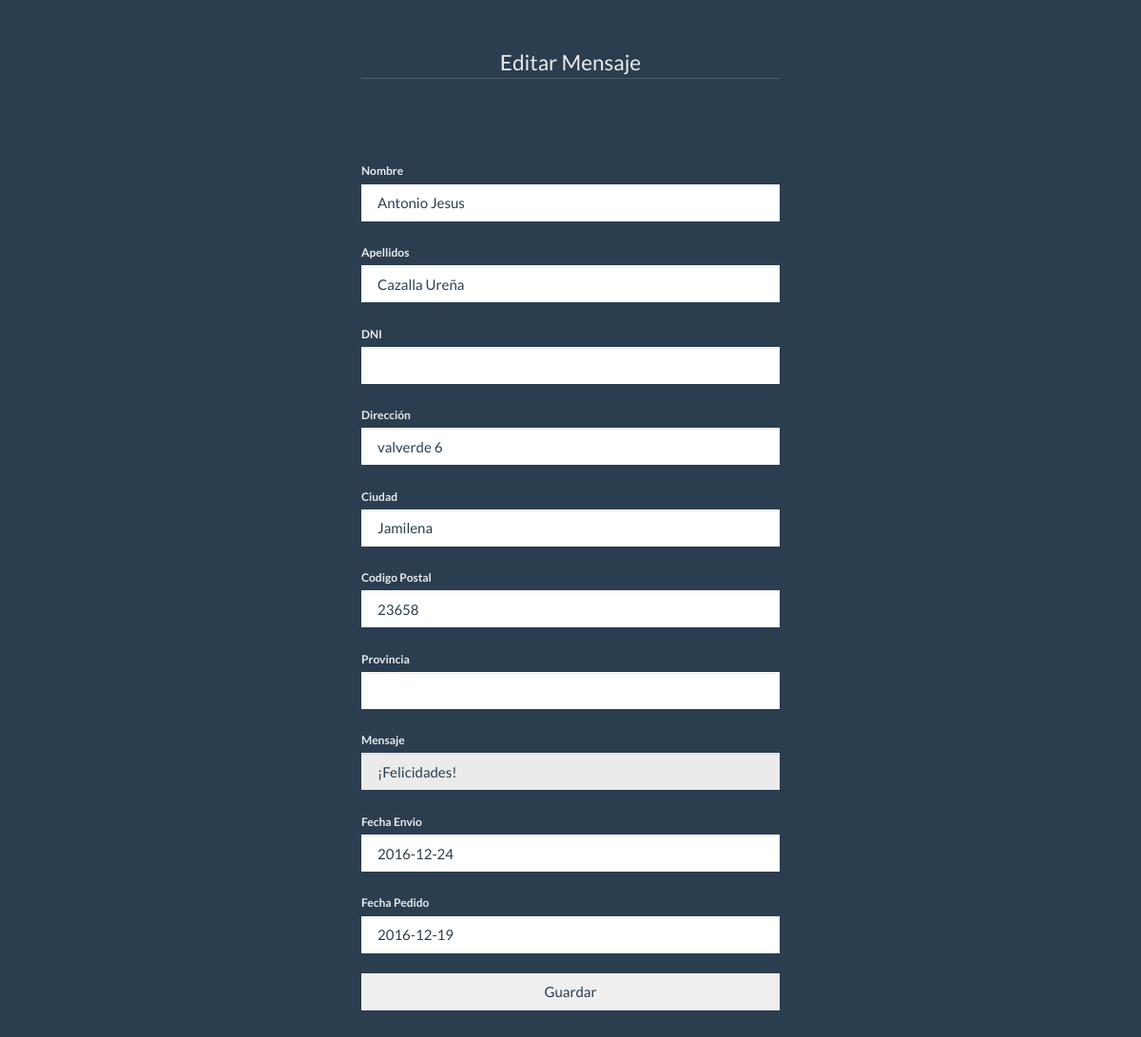
Screenshot of /floristeriahtm/admin/editarpedido.php?id=1 with the database file from the repository.
### tables this page shows
CREATE TABLE `pedido` (
  `id` int(11) NOT NULL,
  `id_usuario` int(11) NOT NULL DEFAULT '0',
  `nombre` varchar(100) NOT NULL DEFAULT '',
  `apellidos` varchar(100) NOT NULL DEFAULT '',
  `direccion` varchar(100) NOT NULL DEFAULT '',
  `cp` varchar(100) NOT NULL DEFAULT '',
  `ciudad` varchar(100) NOT NULL DEFAULT '',
  `provincia` varchar(100) NOT NULL DEFAULT '',
  `fecha_pedido` date DEFAULT NULL,
  `numero_tarjeta` varchar(20) NOT NULL DEFAULT '',
  `tipo_tarjeta` varchar(30) NOT NULL,
  `mes_caducidad` int(11) NOT NULL DEFAULT '0',
  `año_caducidad` int(11) NOT NULL DEFAULT '0',
  `ccv` int(11) NOT NULL DEFAULT '0',
  `fecha_envio` date NOT NULL
);

CREATE TABLE `mensajes` (
  `id` int(11) NOT NULL,
  `mensaje` varchar(100) NOT NULL DEFAULT ''
);

### floristeriahtm/admin/editarpedido.php (the view, shortened to what this page needs)
<!DOCTYPE html>
<html lang="es">
    <head>
        <link href="../css/bootstrap.min.css" rel="stylesheet">
    </head>
    <body>
        <?php
    require("conexion.php");
    $id_pedido = $_GET["id"];
    $conexion = mysqli_connect($db_host, $db_user, $db_password);
    mysqli_select_db($conexion, $db_database) or die ("imposible conectar");
    mysqli_set_charset($conexion,"utf8");
    $consulta1 = "SELECT * FROM pedido WHERE id = '$id_pedido'";
    $resultado1 = mysqli_query($conexion, $consulta1);
    $pedido = mysqli_fetch_array($resultado1);
    $consulta1 = "SELECT * FROM linea_pedido WHERE linea_pedido.id_pedido = '$id_pedido'";
    $resultado1 = mysqli_query($conexion, $consulta1);
    $linea_pedido = mysqli_fetch_array($resultado1);
    if ($linea_pedido["id_mensaje"] == 0){
        $l = $linea_pedido["id"];
        $consulta1 = "SELECT * FROM mensaje_personalizado WHERE mensaje_personalizado.id_linea_pedido = '$l'";
        $resultado1 = mysqli_query($conexion, $consulta1);
        $num_rows = mysqli_num_rows($resultado1);
        $mensaje = mysqli_fetch_array($resultado1);
        $d = "";
        $idp = $mensaje["id"];
    }else{
        $l = $linea_pedido["id_mensaje"];
        $consulta1 = "SELECT * FROM mensajes WHERE id= '$l'";
        $resultado1 = mysqli_query($conexion, $consulta1);
        $mensaje = mysqli_fetch_array($resultado1);
        $d = "disabled";
    }
    ?>
        <div class="container">
            <div class="col-xs-1 col-md-6" >
            <div class="col-md-12" style="padding:0px">
            <div class="col-md-12" style="padding:50px">
            <fieldset >
                <legend><center>Editar Mensaje</center></legend>
                <form id="registro" action="modificarpedido.php" method="POST">
                        <label for="nombre" class="control-label">Nombre </label>
                        <input type="text" id="nombre" name="nombre" class="form-control" value="<?php echo $pedido['nombre'];?>">
                        <label for="apellidos" class="control-label">Apellidos </label>
                        <input type="text" id="apellidos" name="apellidos" class="form-control" value="<?php echo $pedido['apellidos'];?>">
                        <label for="dni" class="control-label">DNI </label>
                        <input type="text" id="dni" name="dni" class="form-control" value="<?php echo $pedido['dni'];?>">
                        <label for="direccion" class="control-label">Dirección </label>
                        <input type="text" id="direccion" name="direccion" class="form-control" value="<?php echo $pedido['direccion'];?>">
                        <label for="ciudad" class="control-label">Ciudad </label>
                        <input type="text" id="ciudad" name="ciudad" class="form-control" value="<?php echo $pedido['ciudad'];?>">
                        <label for="cp" class="control-label">Codigo Postal </label>
                        <input type="text" id="cp" name="cp" maxlength="5" class="form-control" value="<?php echo $pedido['cp'];?>">
                        <label for="provincia" class="control-label">Provincia </label>
                        <input type="text" id="provincia" name="provincia" maxlength="100" class="form-control" value="<?php echo $pedido['provincia']; ?>" >
                        <label for="mensa" class="control-label">Mensaje </label>
                        <input type="text" id="mensa" name="mensa" class="form-control" value="<?php echo $mensaje['mensaje'];?>" <?php echo $d;?>>
                        <label for="fecha_envio" class="control-label">Fecha Envio </label>
                        <input type="text" id="fecha_envio" name="fecha_envio" class="form-control" value="<?php echo $pedido['fecha_envio'];?>">
                        <label for="fecha_pedido" class="control-label">Fecha Pedido </label>
                        <input type="text" id="fecha_pedido" name="fecha_pedido" class="form-control" value="<?php echo $pedido['fecha_pedido'];?>">
                        <input type="submit" id="guardar" name="guardar" value="Guardar" class="btn btn-group-justified" >
                        </form>
            </fieldset>
            </div>
            </div>
            </div>
            </div>
    </body>
</html>

### rows the page displays
pedido: nombre "Antonio Jesus", apellidos "Cazalla Ureña", direccion "valverde 6", ciudad "Jamilena", cp "23658", fecha_envio "2016-12-24", fecha_pedido "2016-12-19"
mensajes: mensa "¡Felicidades!"
